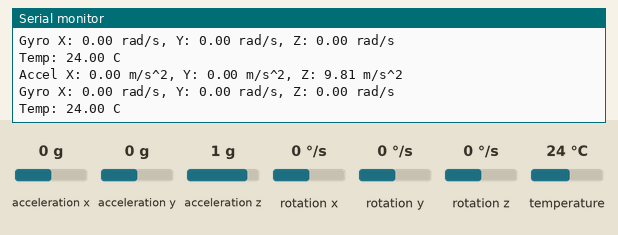
Bench run of a sketch on a simulated ESP8266 (NodeMCU). Shown: the last lines printed to the serial monitor. The inputs (shaded band) are chosen by the test bench; at power-on: acceleration x 0 g, acceleration y 0 g, acceleration z 1 g, rotation x 0 °/s, rotation y 0 °/s, rotation z 0 °/s, temperature 24 °C.

Above: at 1.3 s.
1.4 s: acceleration x set to -1.4 g
At 1.9 s:
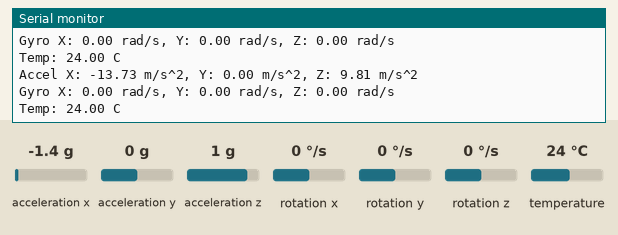
2.9 s: acceleration y set to -1.4 g
At 3.5 s:
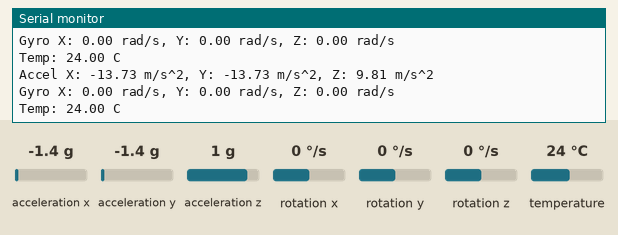
4.4 s: acceleration z set to -1.4 g
At 5.0 s:
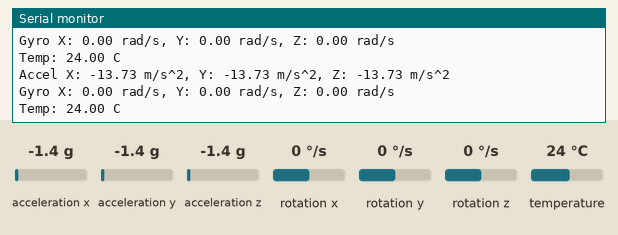
5.9 s: rotation x set to -192 °/s
At 6.5 s:
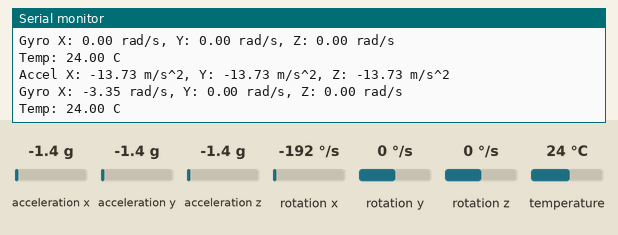
7.4 s: rotation y set to -192 °/s
At 8.0 s:
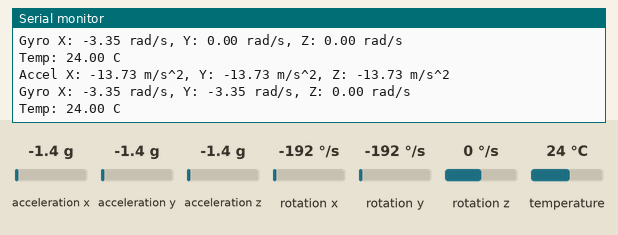

The sketch:

mpu6050.ino
```cpp
#include <Wire.h>
#include <Adafruit_Sensor.h>
#include <Adafruit_MPU6050.h>

Adafruit_MPU6050 mpu;

void setup() {
  Serial.begin(115200);
  while (!Serial) delay(10);

  // Initialize I2C communication
  Wire.begin(D2, D1);

  // Initialize MPU6050
  if (!mpu.begin()) {
    Serial.println("Failed to find MPU6050 chip");
    while (1) {
      delay(10);
    }
  }
  Serial.println("MPU6050 Found!");

  // Configure MPU6050
  mpu.setAccelerometerRange(MPU6050_RANGE_2_G);
  mpu.setGyroRange(MPU6050_RANGE_250_DEG);
  mpu.setFilterBandwidth(MPU6050_BAND_21_HZ);
}

void loop() {
  // Get new sensor events
  sensors_event_t a, g, temp;
  mpu.getEvent(&a, &g, &temp);

  // Print accelerometer data
  Serial.print("Accel X: "); Serial.print(a.acceleration.x); Serial.print(" m/s^2, ");
  Serial.print("Y: "); Serial.print(a.acceleration.y); Serial.print(" m/s^2, ");
  Serial.print("Z: "); Serial.print(a.acceleration.z); Serial.println(" m/s^2");

  // Print gyroscope data
  Serial.print("Gyro X: "); Serial.print(g.gyro.x); Serial.print(" rad/s, ");
  Serial.print("Y: "); Serial.print(g.gyro.y); Serial.print(" rad/s, ");
  Serial.print("Z: "); Serial.print(g.gyro.z); Serial.println(" rad/s");

  // Print temperature data
  Serial.print("Temp: "); Serial.print(temp.temperature); Serial.println(" C");

  Serial.println();
  delay(500);
}
```

Measured:
- after the input at 1.4 s, the serial monitor: prints a new line after 0.12 s (image 1)
- after the input at 2.9 s, the serial monitor: prints a new line after 0.14 s (image 2)
- after the input at 4.4 s, the serial monitor: prints a new line after 0.17 s (image 3)
- after the input at 5.9 s, the serial monitor: prints a new line after 0.19 s (image 4)
- after the input at 7.4 s, the serial monitor: prints a new line after 0.21 s (image 5)
